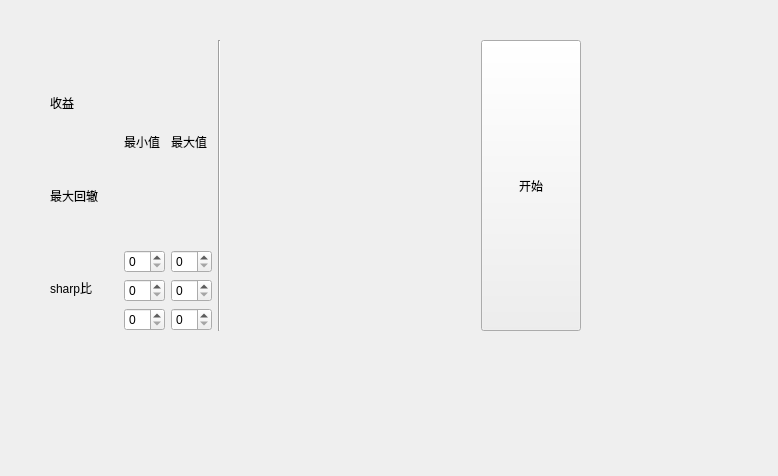
<?xml version="1.0" encoding="UTF-8"?>
<ui version="4.0">
 <class>Form</class>
 <widget class="QWidget" name="Form">
  <property name="geometry">
   <rect>
    <x>0</x>
    <y>0</y>
    <width>778</width>
    <height>476</height>
   </rect>
  </property>
  <property name="sizePolicy">
   <sizepolicy hsizetype="Fixed" vsizetype="Maximum">
    <horstretch>0</horstretch>
    <verstretch>0</verstretch>
   </sizepolicy>
  </property>
  <property name="windowTitle">
   <string>Form</string>
  </property>
  <widget class="QWidget" name="">
   <property name="geometry">
    <rect>
     <x>50</x>
     <y>40</y>
     <width>531</width>
     <height>291</height>
    </rect>
   </property>
   <layout class="QHBoxLayout" name="horizontalLayout">
    <item>
     <layout class="QVBoxLayout" name="verticalLayout">
      <item>
       <widget class="QLabel" name="label_6">
        <property name="text">
         <string/>
        </property>
       </widget>
      </item>
      <item>
       <widget class="QLabel" name="label_3">
        <property name="sizePolicy">
         <sizepolicy hsizetype="Preferred" vsizetype="Preferred">
          <horstretch>1</horstretch>
          <verstretch>3</verstretch>
         </sizepolicy>
        </property>
        <property name="text">
         <string>收益</string>
        </property>
       </widget>
      </item>
      <item>
       <widget class="QLabel" name="label_4">
        <property name="sizePolicy">
         <sizepolicy hsizetype="Preferred" vsizetype="Preferred">
          <horstretch>1</horstretch>
          <verstretch>3</verstretch>
         </sizepolicy>
        </property>
        <property name="text">
         <string>最大回辙</string>
        </property>
       </widget>
      </item>
      <item>
       <widget class="QLabel" name="sharp">
        <property name="sizePolicy">
         <sizepolicy hsizetype="Preferred" vsizetype="Preferred">
          <horstretch>1</horstretch>
          <verstretch>3</verstretch>
         </sizepolicy>
        </property>
        <property name="text">
         <string>sharp比</string>
        </property>
        <property name="buddy">
         <cstring>spinBox_5</cstring>
        </property>
       </widget>
      </item>
     </layout>
    </item>
    <item>
     <spacer name="verticalSpacer">
      <property name="orientation">
       <enum>Qt::Vertical</enum>
      </property>
      <property name="sizeHint" stdset="0">
       <size>
        <width>20</width>
        <height>40</height>
       </size>
      </property>
     </spacer>
    </item>
    <item>
     <layout class="QGridLayout" name="gridLayout">
      <item row="3" column="0">
       <widget class="QSpinBox" name="spinBox_3"/>
      </item>
      <item row="0" column="1">
       <widget class="QLabel" name="label_2">
        <property name="text">
         <string>最大值</string>
        </property>
       </widget>
      </item>
      <item row="4" column="0">
       <widget class="QSpinBox" name="spinBox_5"/>
      </item>
      <item row="0" column="0">
       <widget class="QLabel" name="label">
        <property name="text">
         <string>最小值</string>
        </property>
       </widget>
      </item>
      <item row="1" column="0">
       <widget class="QSpinBox" name="spinBox"/>
      </item>
      <item row="1" column="1">
       <widget class="QSpinBox" name="spinBox_2"/>
      </item>
      <item row="3" column="1">
       <widget class="QSpinBox" name="spinBox_4"/>
      </item>
      <item row="4" column="1">
       <widget class="QSpinBox" name="spinBox_6"/>
      </item>
     </layout>
    </item>
    <item>
     <widget class="Line" name="line">
      <property name="orientation">
       <enum>Qt::Vertical</enum>
      </property>
     </widget>
    </item>
    <item>
     <spacer name="horizontalSpacer">
      <property name="orientation">
       <enum>Qt::Horizontal</enum>
      </property>
      <property name="sizeHint" stdset="0">
       <size>
        <width>40</width>
        <height>20</height>
       </size>
      </property>
     </spacer>
    </item>
    <item>
     <widget class="QPushButton" name="pushButton">
      <property name="minimumSize">
       <size>
        <width>100</width>
        <height>100</height>
       </size>
      </property>
      <property name="maximumSize">
       <size>
        <width>300</width>
        <height>300</height>
       </size>
      </property>
      <property name="text">
       <string>开始</string>
      </property>
     </widget>
    </item>
   </layout>
  </widget>
 </widget>
 <tabstops>
  <tabstop>spinBox</tabstop>
  <tabstop>spinBox_3</tabstop>
  <tabstop>spinBox_5</tabstop>
  <tabstop>spinBox_2</tabstop>
  <tabstop>spinBox_4</tabstop>
  <tabstop>spinBox_6</tabstop>
  <tabstop>pushButton</tabstop>
 </tabstops>
 <resources/>
 <connections/>
</ui>
